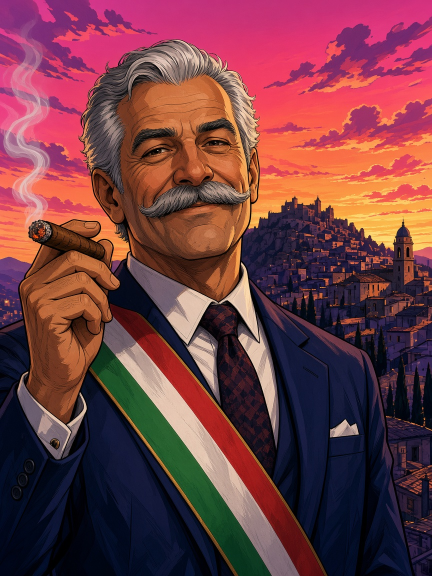
#> input picture source/portraits/0-sindaco.jpg, 864 x 1152 px (shown at 1/2 size); its folder holds 3 pictures in this run
$ python make_portrait_sprite.py
#> lines starting #> are read from the running program, lines starting #| are printed output that depends on the picture
#!/usr/bin/env python3
"""Baut das Porträt-Sprite (IMG_P) aus den Mastern in source/portraits/<i>-<id>.jpg.
Zelle i = Figur mit CHARS[].i (96×128 px, ganzes Bild verkleinert, LANCZOS), N Zellen nebeneinander (v0.9.0: 23 → 2208×128) WebP.
Aufruf: python3 source/tools/make_portrait_sprite.py [out.webp]   (Standard: /tmp/port_sprite.webp)
Hinweis: Das ausgelieferte Sprite (source/portraits/port_sprite.webp, sha256 373f8935…) wurde 2026 ohne Skript erzeugt;
dieses Skript reproduziert es visuell (Abweichung wird ausgegeben), nicht byte-identisch. Siehe docs/OPEN_ISSUES.md (OI-012)."""
import sys, os, glob
from PIL import Image, ImageChops, ImageStat
D = os.path.join(os.path.dirname(os.path.abspath(__file__)), "..", "portraits")
files = sorted(glob.glob(D + "/[0-9]*-*.jpg"), key=lambda f: int(os.path.basename(f).split("-")[0]))
out = Image.new("RGB", (96 * len(files), 128))
#> out: PIL image 288x128 RGB; every value is 0
for k, f in enumerate(files): out.paste(Image.open(f).convert("RGB").resize((96, 128), Image.LANCZOS), (96 * k, 0))
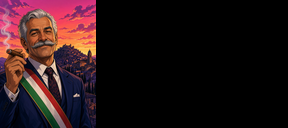
#> out: PIL image 288x128 RGB; mean R, G, B 37.9, 20.3, 22.4
#> pass 2 of the loop `for k, f in enumerate(files): out.paste(Image.open(f).convert("RGB").r..`:
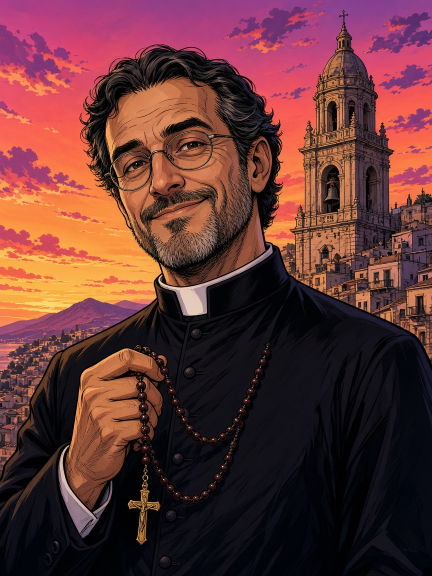
#> input picture source/portraits/1-padre.jpg, 864 x 1152 px (shown at 1/2 size)
#> `for k, f in enumerate(files): out.paste(Image.open(f).convert("RGB").r..`:
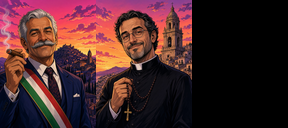
#> out: PIL image 288x128 RGB; mean R, G, B 71, 38.3, 40.1
#> pass 3 of the loop `for k, f in enumerate(files): out.paste(Image.open(f).convert("RGB").r..`:
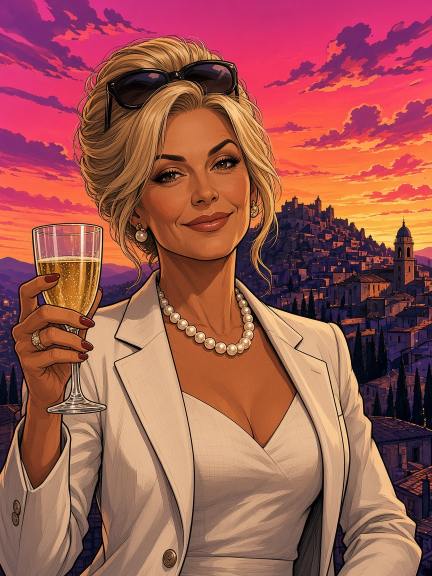
#> input picture source/portraits/10-dolores.jpg, 864 x 1152 px (shown at 1/2 size)
#> `for k, f in enumerate(files): out.paste(Image.open(f).convert("RGB").r..`:
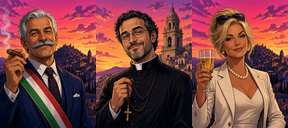
#> out: PIL image 288x128 RGB; mean R, G, B 124.1, 67.9, 67
dst = sys.argv[1] if len(sys.argv) > 1 else "/tmp/port_sprite.webp"; out.save(dst, "WEBP", quality=82)
ref = os.path.join(D, "port_sprite.webp")
if os.path.exists(ref):
    r = Image.open(ref).convert("RGB")
    if r.size == out.size: print("mittlere Abweichung zum Original (0–255):", round(sum(ImageStat.Stat(ImageChops.difference(r, out)).mean) / 3, 2))
print(dst, out.size, len(files), "Zellen")
#> (printed output is left out)
